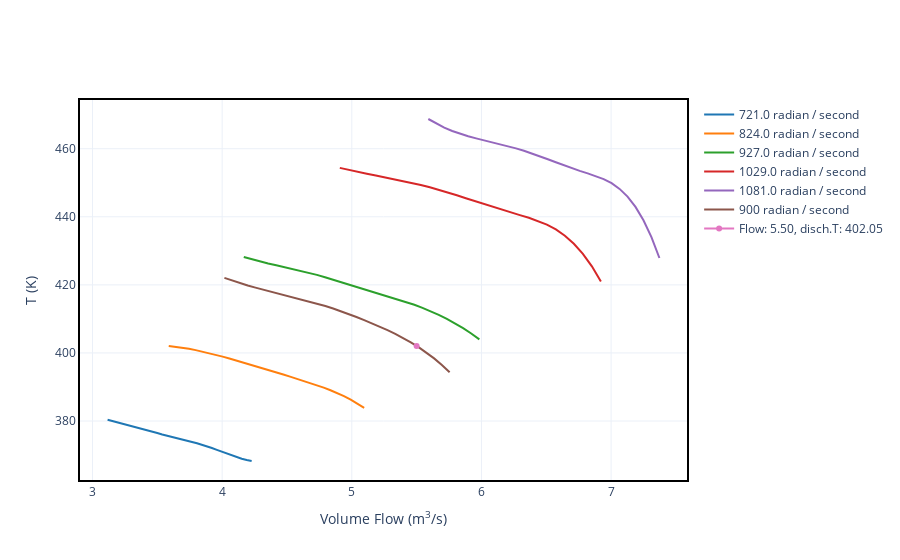

Source (notebook cell):
### Markdown cell above
It is also possible to plot discharge parameters such as T (temperature), p (pressure), rho (specific mass) and so on:

### Code cell
fig = imp.disch.T_plot(flow_v=5.5, speed=900)
fig
